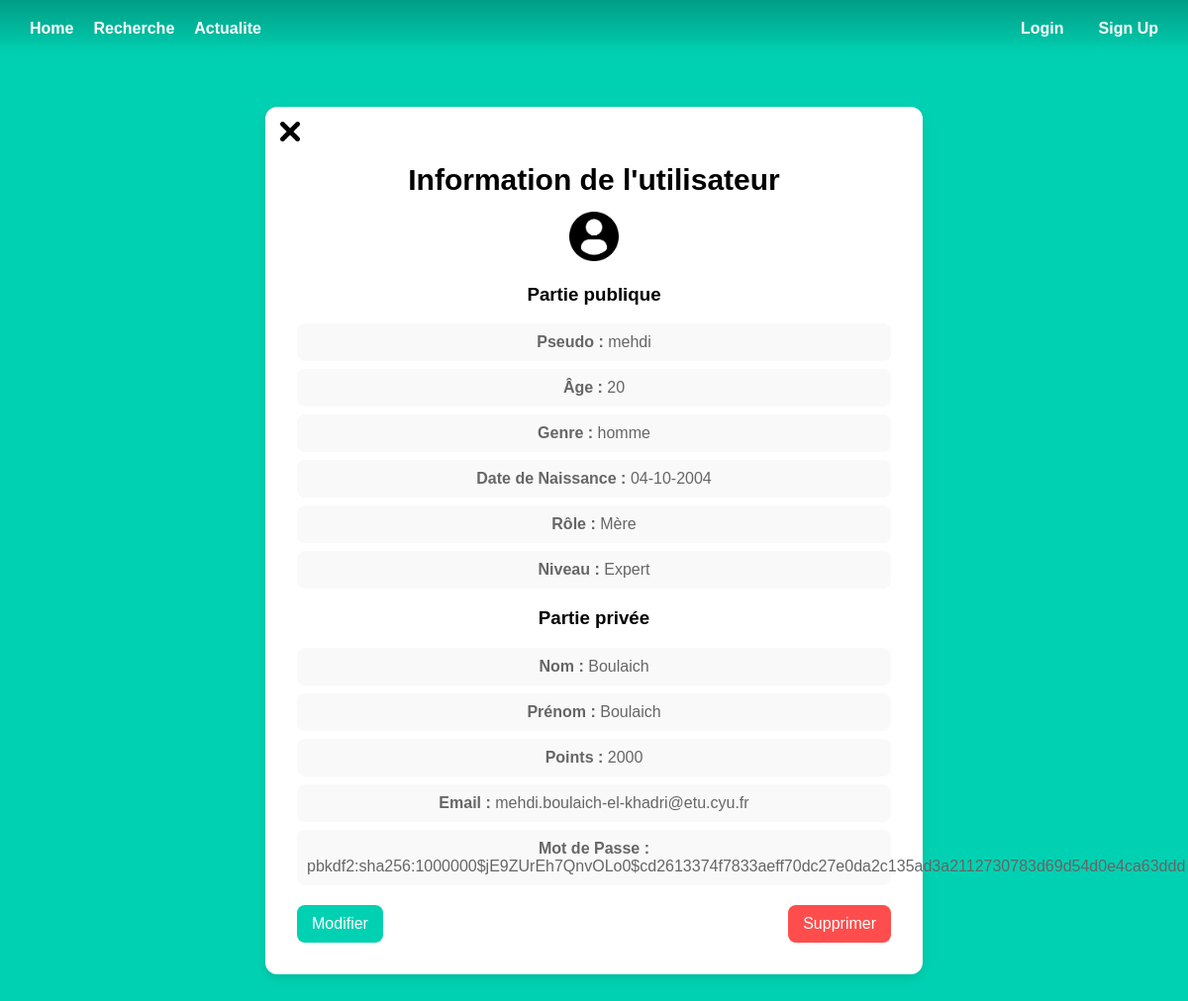
The page /userProfile/4 on the database as committed earlier.
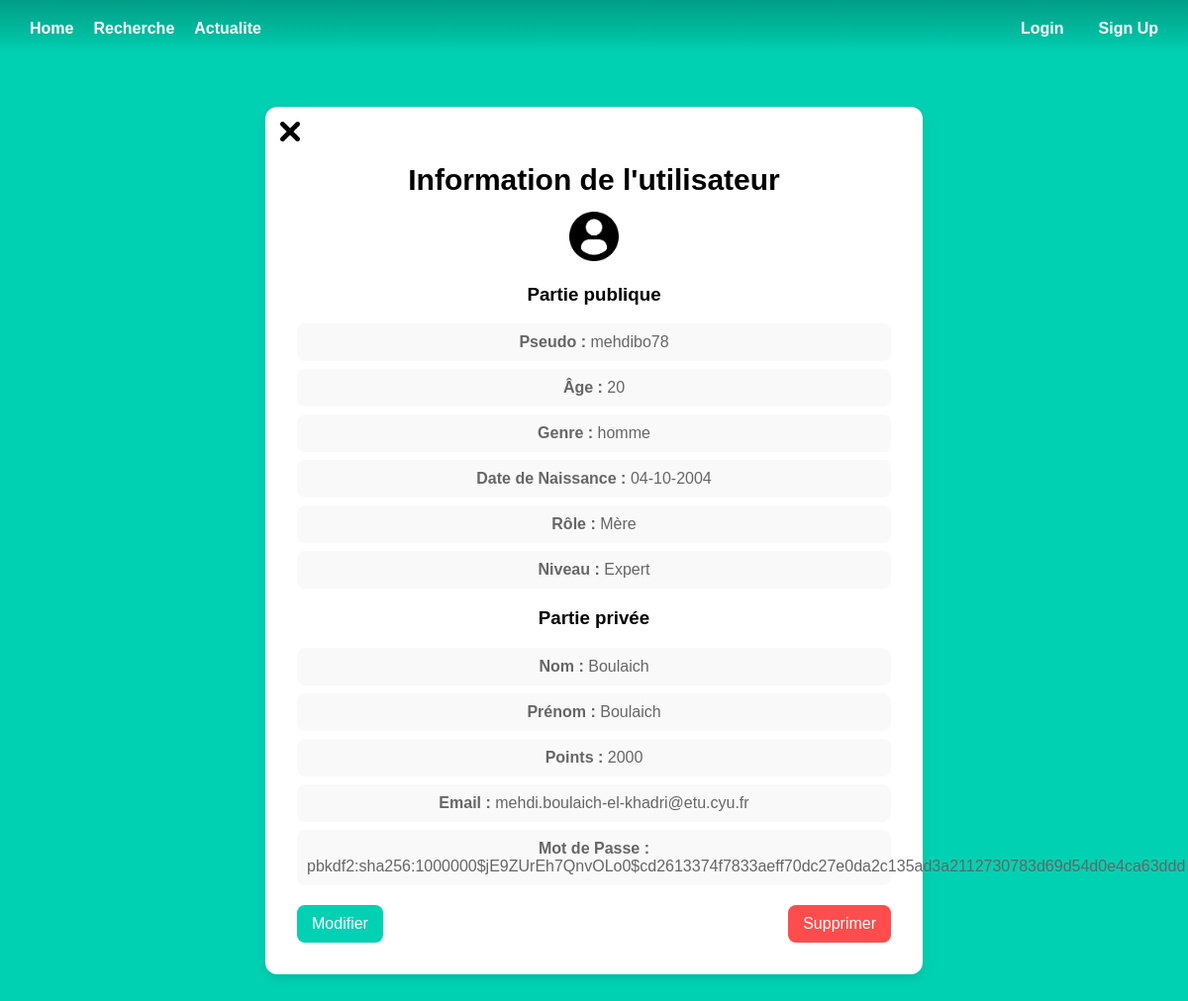
The same page on the database as committed later.
### models.py (models this page shows)
class User(UserMixin, db.Model):
    id = db.Column(db.Integer, primary_key=True) # clé primiaire obligatoire pour SQLAlchemy
    email = db.Column(db.String(100), unique=True, index=True)
    pseudo = db.Column(db.String(100), unique=True, index=True)
    password = db.Column(db.String(100))
    lastname = db.Column(db.String(1000))
    firstname = db.Column(db.String(100))
    level = db.Column(db.String, default="Debutant")
    role = db.Column(db.String)
    age = db.Column(db.Integer)
    gender = db.Column(db.String(100))
    point = db.Column(db.Integer, default=0)
    birthdate = db.Column(db.Date)
    image = db.Column(db.LargeBinary)

### admin.py (the view)
@admin.route('/userProfile/<int:user_id>')
def user_profile(user_id):
    user = User.query.get(user_id)
    return render_template('admin_user_profile.html', user=user)

### templates/admin_user_profile.html (shortened to what this page needs)
{% extends "base.html" %}
{% block content %}
<div class="user-container">
    <div class="back">
        <a href="{{ url_for('admin.gestion_utilisateur') }}" class="button">
            <img src="{{ url_for('static', filename='croix.png') }}" alt="Profil"  width="20" height="20">
        </a>
    </div>
    <h1 class="title-box">Information de l'utilisateur</h1>
    {% if user.image %}
        <img width="50">
    {% else %}
        <img src="{{ url_for('static', filename='utilisateur-de-profil-sans-fond.png') }}"  width="50" height="50">
    {% endif %}
    <div class="user-info">
        <h3>Partie publique</h3>
            <p><strong>Pseudo :</strong> {{ user.pseudo }}</p>
            <p><strong>Âge :</strong> {{ user.age }}</p>
            <p><strong>Genre :</strong> {{ user.gender }}</p>
            <p><strong>Date de Naissance :</strong> {{ user.birthdate.strftime('%d-%m-%Y')}}</p>
            <p><strong>Rôle :</strong> {{ user.role }}</p>
            <p><strong>Niveau :</strong> {{ user.level }}</p>
        <h3>Partie privée</h3>
            <p><strong>Nom :</strong> {{ user.lastname }}</p>
            <p><strong>Prénom :</strong> {{ user.lastname }}</p>
            <p><strong>Points :</strong> {{ user.point }}</p>
            <p><strong>Email :</strong> {{ user.email }}</p>
            <p><strong>Mot de Passe :</strong> {{ user.password }}</p>
    </div>
    <div class="user-actions">
        <a href="{{ url_for('admin.edit_user', user_id=user.id) }}">
            <button class="edit-btn">Modifier</button>
        </a>
        <form action="{{ url_for('admin.delete_user', user_id=user.id) }}" method="post">
            <button type="submit" class="delete-btn" onclick="return confirm('Voulez-vous vraiment supprimer ce compte ?')">
                Supprimer
            </button>
        </form>
    </div>
</div>
{% endblock %}

### templates/base.html (shortened to what this page needs)
<!DOCTYPE html>
<html lang="fr">
<head>
    <link rel="stylesheet" href="{{ url_for('static', filename='styles/base2.css') }}" />
</head>
<body>
    <section class="hero is-primary is-fullheight">
        <div class="hero-head">
            <nav class="navbar">
                <div class="container">
                    <div class="navbar-start">
                        <a href="{{ url_for('main.index') }}" class="navbar-item">Home</a>
                        <a href="{{ url_for('main.search') }}" class="navbar-item">Recherche</a>
                        <a href="{{ url_for('main.actualite') }}" class="navbar-item">Actualite</a>
                    </div>
                    <div class="navbar-end">
                        {% if current_user.is_authenticated %}
                        <a href="{{ url_for('auth.logout') }}" class="navbar-item">Logout</a>
                            <a href="{{ url_for('main.profile') }}" class="navbar-item">
                                <img src="{{ url_for('static', filename='profile-icon-white-6-1.png') }}" alt="Profil"  width="30" height="30">
                            </a>
                        {% else %}
                            <a href="{{ url_for('auth.login') }}" class="navbar-item">Login</a>
                            <a href="{{ url_for('auth.signup') }}" class="navbar-item">Sign Up</a>
                        {% endif %}
                    </div>
                </div>
            </nav>
        </div>
        <div class="hero-body">
                {% block content %}
                {% endblock %}
        </div>
    </section>
</body>
</html>

### static/styles/base2.css (style rules this page uses)
html, body { height: 100%; margin: 0; padding: 0; font-family: 'Arial', sans-serif; background-color: var(--clair); color: rgb(0, 0, 0); text-align: center; }
:root { --clair: #00d1b2; --moyen: #14c2a8; --fonce: #019e86; --tresfonce: #00a88b; --ecriture: white; --box: white; --border: #ddd; --writeinput: #aaa; --itembox: #f9f9f9; --titreitem: #333; --pitem: #666; }
.navbar { display: flex; justify-content: space-between; align-items: center; background: linear-gradient(to bottom, var(--fonce), var(--clair)); padding: 10px 20px; color: var(--ecriture); -webkit-mask-image: linear-gradient(to bottom, rgba(0, 0, 0, 1) 70%, rgba(0, 0, 0, 0)); mask-image: linear-gradient(to bottom, rgba(0, 0, 0, 1) 70%, rgba(0, 0, 0, 0)); height: 10%; }
.navbar .container { display: flex; width: 100%; justify-content: space-between; align-items: center; }
.navbar-start { display: flex; align-items: center; }
.navbar-end { display: flex; align-items: center; gap: 15px; }
.navbar-item { color: var(--ecriture) !important; font-weight: bold; text-decoration: none; padding: 10px; }
.hero-body { display: flex; flex-direction: column; justify-content: center; align-items: center; height: calc(100vh - 56px); width: 100%; box-sizing: border-box; height: 90%; }
.title-box { text-align: center; font-size: 30px; font-weight: bold; margin-bottom: 15px; width: 100%; display: block; }
.user-container { max-width: 600px; margin: 50px auto; padding: 20px; background: var(--box); border-radius: 12px; box-shadow: 0px 4px 10px rgba(0, 0, 0, 0.1); text-align: center; width: 100%; }
.user-info p { font-size: 16px; color: var(--pitem); background: var(--itembox); padding: 10px; border-radius: 8px; margin: 8px 0; }
.user-actions { display: flex; justify-content: space-between; margin-top: 20px; }
.user-actions button { padding: 10px 15px; border: none; border-radius: 8px; cursor: pointer; font-size: 16px; transition: 0.3s ease-in-out; }
.user-actions .edit-btn { background: var(--clair); color: var(--ecriture); }
.user-actions .delete-btn { background: #ff4d4d; color: var(--ecriture); }
.user-container { position: relative; padding: 2rem; }
.back { position: absolute; top: 15px; left: 15px; }

Rows that differ between the two databases and show on the page:
changed User "homme": pseudo "mehdi" → "mehdibo78"
